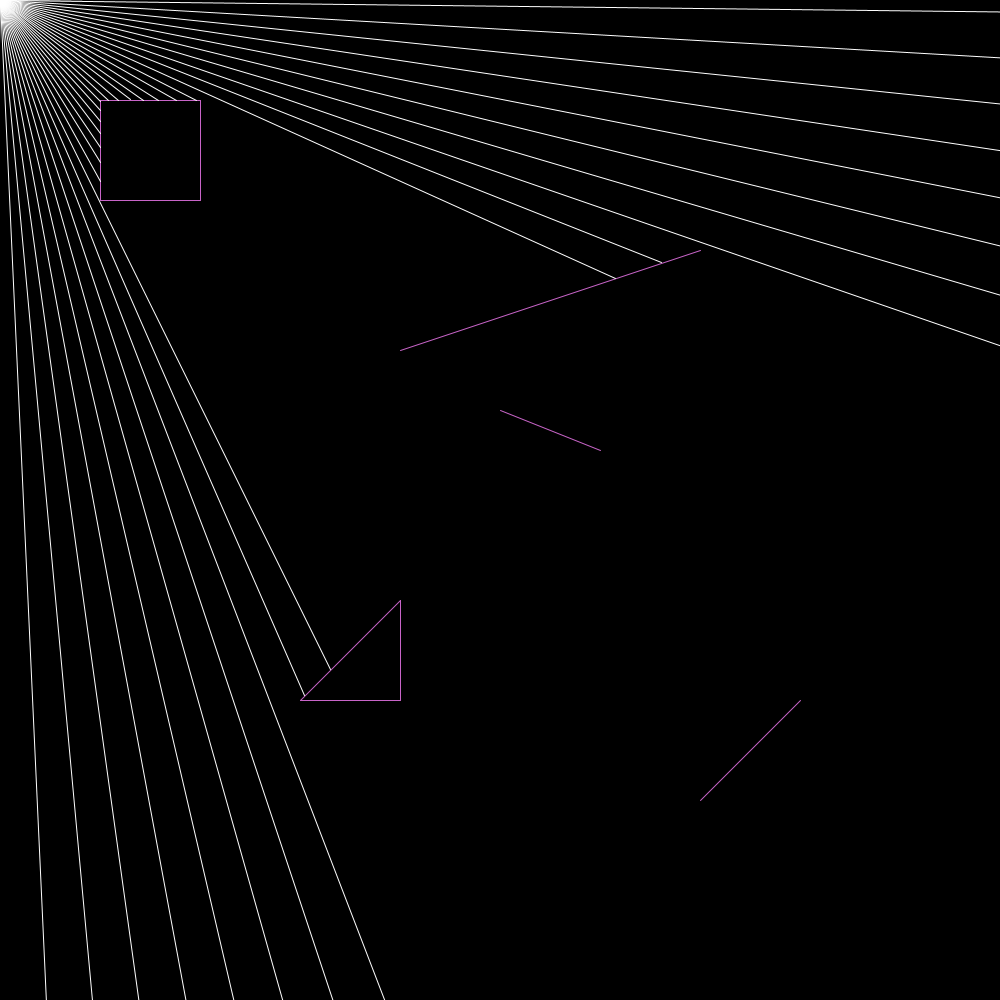
Frame 1 (no input)
Frame 60 (the mouse pressed at the canvas centre just before this capture): identical to frame 1, image omitted
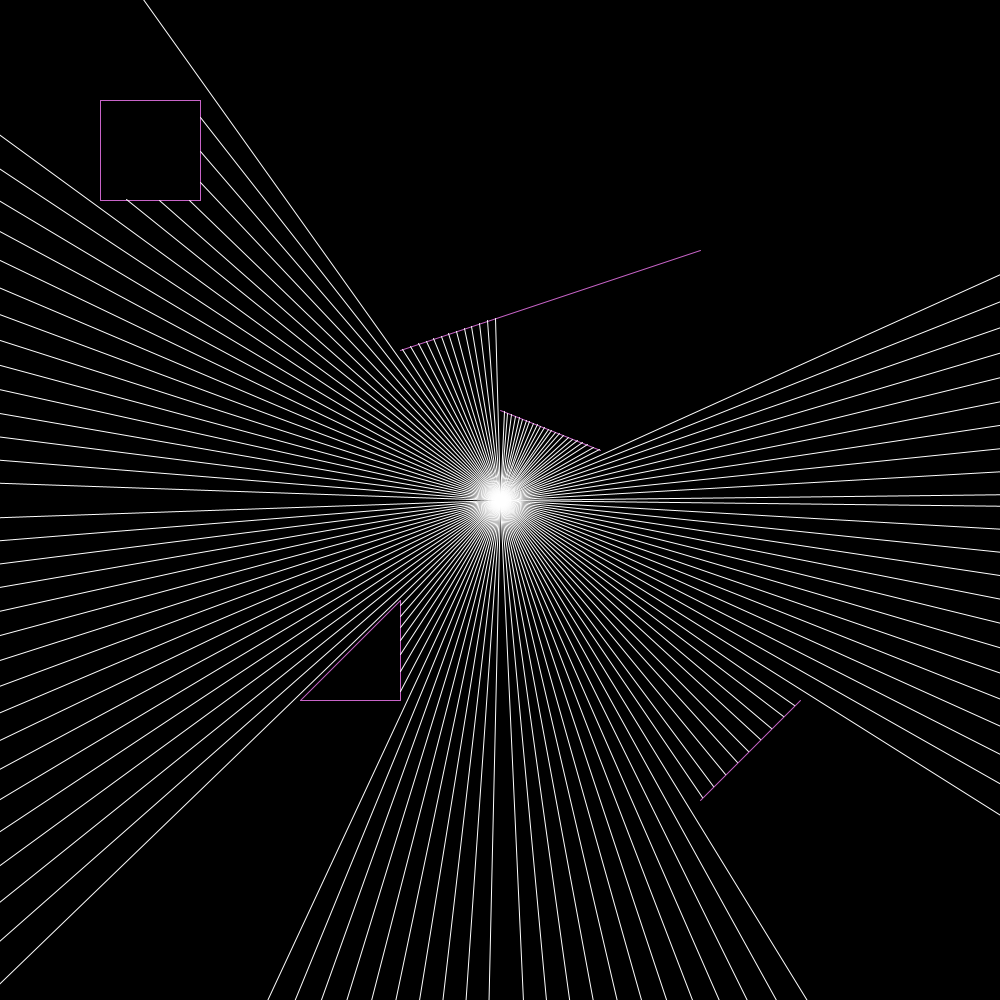
Frame 120 (the mouse held since frame 60 and released just before this capture)

The Processing sketch that drew these frames (run headless with seeded random() and noise(); from frame 60 on, the mouse is pressed at the canvas centre):

// Processing sketch: Lighting
// ── Lighting.pde
//2D Raycasting experiment, rendering only rays to allow you to learn the environment.
Environment environment1;

//modifiables
Boolean drawEnvironment = true;
Boolean environmentMotion = false;

void setup() {
  size(1000, 1000);
  background(0);
  /*MaterialVector mv = new MaterialVector(50, 0, -50, 50);
  mv.render();
  Ray ray = new Ray(); //<>//
  ray.startPosition = new Vector(0, 0);
  ray.endPosition = new Vector(50, 75);
  ray.direction = new Vector(50, 75);
  ray.render();
  Vector intersection = calculateIntersection(ray, mv);
  intersection.printVector();
  ellipse(width / 2 + intersection.x, height / 2 - intersection.y, 2, 2);*/
  
  environment1 = new Environment();
  //matVectors
  MaterialVector materialVector1 = new MaterialVector(100, 50, -100, 40);
  MaterialVector materialVector2 = new MaterialVector(-100, 150, 300, 100);
  MaterialVector materialVector3 = new MaterialVector(200, -300, 100, 100);
  MaterialVector materialVector4 = new MaterialVector(-200, -200, 100, 100);
  MaterialVector materialVector5 = new MaterialVector(-100, -100, 0, -100);
  MaterialVector materialVector6 = new MaterialVector(-100, -200, -100, 0);
  MaterialVector materialVector7 = new MaterialVector(-300, 300, -100, 0);
  MaterialVector materialVector8 = new MaterialVector(-400, 300, 0, 100);
  MaterialVector materialVector9 = new MaterialVector(-400, 400, 100, 0);
  MaterialVector materialVector10 = new MaterialVector(-300, 400, 0, -100);
  environment1.materialVectors = new MaterialVector[10];
  environment1.materialVectors[0] = materialVector1;
  environment1.materialVectors[1] = materialVector2;
  environment1.materialVectors[2] = materialVector3;
  environment1.materialVectors[3] = materialVector4;
  environment1.materialVectors[4] = materialVector5;
  environment1.materialVectors[5] = materialVector6;
  environment1.materialVectors[6] = materialVector7;
  environment1.materialVectors[7] = materialVector8;
  environment1.materialVectors[8] = materialVector9;
  environment1.materialVectors[9] = materialVector10;
  //matVectors
  environment1.render();
  
  Raycaster rc = new Raycaster(30, 0, 0);
  rc.limitIntersections(environment1);
  rc.render();
}

void draw() {
  background(0);
  Raycaster rc1 = new Raycaster(137, mouseX - width / 2, height / 2 - mouseY); // set the raycount to 2000 to melt your processor
  rc1.limitIntersections(environment1);
  if(drawEnvironment) {
    environment1.render();
  }
  rc1.render();
  if(environmentMotion) {
    for(int i = 0; i < environment1.materialVectors.length; i++) {
      environment1.materialVectors[i].position.x += cos(frameCount/40.0);
    }
  }
}

void keyPressed() {
 if(key == 'w') {
  drawEnvironment = !drawEnvironment; 
 }
}

// ── Environment.pde
class Environment {
  MaterialVector[] materialVectors;
  
  void render() {
   for(int i = 0; i < materialVectors.length; i++) {
    materialVectors[i].render(); 
   }
  }
  Environment() { }
}

// ── MaterialVector.pde
class MaterialVector {
  Vector position;
  Vector direction; // not standardized to magnitude 1
  
  Vector endPoint () {
   return new Vector(position.x + direction.x, position.y + direction.y); 
  }
  void render() {
   stroke(200, 100, 200);
   fill(200, 100, 200);
   line(position.x + width / 2, height / 2 - position.y, position.x + direction.x + width / 2, height / 2 - position.y - direction.y);
  }
  MaterialVector(float posX, float posY, float lenX, float lenY) {
   position = new Vector(posX, posY);
   direction = new Vector(lenX, lenY);
  }
  MaterialVector() { }
}

// ── Ray.pde
class Ray {
  Vector startPosition;
  Vector endPosition;
  Vector direction;
  
  void render() {
   stroke(255);
   fill(255);
   line(startPosition.x + width / 2, height / 2 - startPosition.y, startPosition.x + direction.x + width / 2, height / 2 - startPosition.y - direction.y);
  }
  Ray(float startX, float startY, Vector direction) {
   startPosition = new Vector(startX, startY);
   this.direction = new Vector(direction.x, direction.y);
   endPosition = new Vector(startPosition.x + direction.x, startPosition.y + direction.y);
  }
  Ray() { }
}

// ── RayCalculations.pde
public Boolean willIntersect(MaterialVector matVector1, Ray r) { // angle in rads (fix domain)
  MaterialVector matVectorShifted = new MaterialVector(matVector1.position.x - r.startPosition.x, matVector1.position.y - r.startPosition.y,
                                                       matVector1.direction.x, matVector1.direction.y);
  Ray rShifted = new Ray(0, 0, new Vector(r.direction.x, r.direction.y));
  rShifted.endPosition = new Vector(r.direction.x, r.direction.y);
  float boundaryAngleOne = angle(matVectorShifted.position);
  float boundaryAngleTwo = angle(matVectorShifted.endPoint());
  float rayAngle = angle(rShifted.direction);
  Boolean oneIsLower = (boundaryAngleOne < boundaryAngleTwo);
  if(abs(boundaryAngleOne - boundaryAngleTwo) > PI) {
    if(oneIsLower && ( rayAngle > boundaryAngleOne && rayAngle < boundaryAngleTwo) ||
        !oneIsLower && (rayAngle < boundaryAngleOne && rayAngle > boundaryAngleTwo)) {
         return false; 
    }
    else {
     return true; 
    }
  }
  else if((oneIsLower && (rayAngle < boundaryAngleOne || rayAngle > boundaryAngleTwo)) ||
      (!oneIsLower && (rayAngle > boundaryAngleOne || rayAngle < boundaryAngleTwo))) {
    return false;
  }
  else {
    return true; 
  }
}

public Vector calculateIntersection(Ray r, MaterialVector matVector1) {
 Vector intersection;
 float c1 = r.startPosition.x; // all of this nonsense is a copy-down of an equation I derived on paper, the solution between the intersection of any two lines in
 //2 dimensions, defined parametrically (to best fit vectors)
 float k1 = r.direction.x;
 float c2 = r.startPosition.y;
 float k2 = r.direction.y;
 float c3 = matVector1.position.x;
 float k3 = matVector1.direction.x;
 float c4 = matVector1.position.y;
 float k4 = matVector1.direction.y;
 float s1 = (k2*c3)/k1;
 float s2 = (k2*c1)/k1;
 float s3 = (k2*k3)/k1;
 float s = (c2 + s1 - s2 - c4)/(k4 - s3);
 float t1 = (k3*s);
 float t = (c3 - c1 + t1)/k1;
 float xIntersection = c1 + k1*t;
 float yIntersection = c2 + k2*t;
 intersection = new Vector(xIntersection, yIntersection);
 return intersection;
}

// ── Raycaster.pde
class Raycaster {
  Ray[] rays;
  Vector position;
  
  void render() {
   for(int i = 0; i < rays.length; i++) {
    rays[i].render(); 
   }
  }
  void limitIntersections(Environment environment) { // for each ray, checks for environmental intersections and resizes the ray accordingly.
    for(int i = 0; i < rays.length; i++) {
     float shortestIntersection = 0;
     Boolean flagged = false;
     for(int j = 0; j < environment.materialVectors.length; j++) {
       if(willIntersect(environment.materialVectors[j], rays[i])) {
         if(flagged) {
           Vector newRayEndpoint = calculateIntersection(rays[i], environment.materialVectors[j]);
           Vector newRayDirection = new Vector(newRayEndpoint.x - rays[i].startPosition.x, newRayEndpoint.y - rays[i].startPosition.y);
           if(newRayDirection.Magnitude() < shortestIntersection) {
             shortestIntersection = newRayDirection.Magnitude(); 
             rays[i] = new Ray(rays[i].startPosition.x, rays[i].startPosition.y, newRayDirection);
             rays[i].endPosition = new Vector(newRayEndpoint.x, newRayEndpoint.y);
           }
         }
         else {
           flagged = true;
           Vector newRayEndpoint = calculateIntersection(rays[i], environment.materialVectors[j]);
           Vector newRayDirection = new Vector(newRayEndpoint.x - rays[i].startPosition.x, newRayEndpoint.y - rays[i].startPosition.y);
           rays[i] = new Ray(rays[i].startPosition.x, rays[i].startPosition.y, newRayDirection);
           rays[i].endPosition = new Vector(newRayEndpoint.x, newRayEndpoint.y);
           shortestIntersection = newRayDirection.Magnitude();
         }
       }
     }
    }
  }
  
  Raycaster(int rayCount, float startX, float startY) { 
    float dAngle = 2 * PI / rayCount;
    rays = new Ray[rayCount];
    float mag = sqrt(width * width + height * height);
    for(int i = 0; i < rayCount; i++) {
      float xLength = mag / cos(dAngle * i);
      float yLength = mag / sin(dAngle * i);
      rays[i] = new Ray(startX, startY, new Vector(xLength, yLength));
    }
  }
}

// ── Vector.pde
class Vector {
  public float x, y;
  
  public void printVector() {
   print(x + "," + y); 
  }
  float Magnitude() {
   return sqrt(x*x + y*y); 
  }
  Vector(float x, float y) {
   this.x = x;
   this.y = y;
  }
  Vector() { }
}

float dotProduct(Vector v1, Vector v2) {
 return v1.x * v2.x + v1.y * v2.y; 
}

// ── VectorCalculations.pde
float angle(Vector v) { // returns the vector's angle from the pole, between 0 and 2pi. the fact that the program does not know to consider 2pi = 0 in terms of angles,
   if(v.x > 0) { // there are a few calculation problems to address, but my intersection algorithm accounts for that.
     if(atan(v.y / v.x) < 0) {
      return 2 * PI + atan(v.y / v.x); 
     }
     else {
      return atan(v.y / v.x); 
     }
   }
   else if(v.x < 0) {
     return atan(v.y /v.x) + PI; 
   }
   else if(v.x == 0 && v.y > 0) {
    return PI / 2; 
   }
   else {
    return 3 * PI / 2; 
   }
}
